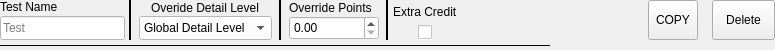
<?xml version="1.0" encoding="UTF-8"?>
<ui version="4.0">
 <class>TopRow</class>
 <widget class="QWidget" name="TopRow">
  <property name="geometry">
   <rect>
    <x>0</x>
    <y>0</y>
    <width>775</width>
    <height>50</height>
   </rect>
  </property>
  <property name="sizePolicy">
   <sizepolicy hsizetype="Preferred" vsizetype="Preferred">
    <horstretch>0</horstretch>
    <verstretch>0</verstretch>
   </sizepolicy>
  </property>
  <property name="minimumSize">
   <size>
    <width>650</width>
    <height>30</height>
   </size>
  </property>
  <property name="maximumSize">
   <size>
    <width>5000</width>
    <height>50</height>
   </size>
  </property>
  <property name="styleSheet">
   <string notr="true"/>
  </property>
  <layout class="QGridLayout" name="gridLayout">
   <property name="leftMargin">
    <number>0</number>
   </property>
   <property name="topMargin">
    <number>0</number>
   </property>
   <property name="rightMargin">
    <number>0</number>
   </property>
   <property name="bottomMargin">
    <number>0</number>
   </property>
   <property name="spacing">
    <number>0</number>
   </property>
   <item row="0" column="0">
    <layout class="QHBoxLayout" name="horizontalLayout">
     <property name="spacing">
      <number>4</number>
     </property>
     <item>
      <layout class="QVBoxLayout" name="verticalLayout_2">
       <property name="spacing">
        <number>2</number>
       </property>
       <item alignment="Qt::AlignLeft">
        <widget class="QLabel" name="label_2">
         <property name="text">
          <string>Test Name</string>
         </property>
        </widget>
       </item>
       <item>
        <widget class="QLineEdit" name="TestName">
         <property name="sizePolicy">
          <sizepolicy hsizetype="Minimum" vsizetype="Preferred">
           <horstretch>0</horstretch>
           <verstretch>0</verstretch>
          </sizepolicy>
         </property>
         <property name="minimumSize">
          <size>
           <width>125</width>
           <height>24</height>
          </size>
         </property>
         <property name="maximumSize">
          <size>
           <width>125</width>
           <height>24</height>
          </size>
         </property>
         <property name="styleSheet">
          <string notr="true">background-color: rgb(255, 255, 255);
color: rgb(0, 0, 0);</string>
         </property>
         <property name="placeholderText">
          <string>Test</string>
         </property>
        </widget>
       </item>
      </layout>
     </item>
     <item>
      <widget class="Line" name="line">
       <property name="frameShadow">
        <enum>QFrame::Plain</enum>
       </property>
       <property name="lineWidth">
        <number>2</number>
       </property>
       <property name="orientation">
        <enum>Qt::Vertical</enum>
       </property>
      </widget>
     </item>
     <item>
      <layout class="QVBoxLayout" name="verticalLayout_3">
       <property name="spacing">
        <number>0</number>
       </property>
       <property name="leftMargin">
        <number>3</number>
       </property>
       <property name="rightMargin">
        <number>3</number>
       </property>
       <item alignment="Qt::AlignHCenter">
        <widget class="QLabel" name="label">
         <property name="maximumSize">
          <size>
           <width>16777215</width>
           <height>16777215</height>
          </size>
         </property>
         <property name="text">
          <string>Overide Detail Level</string>
         </property>
        </widget>
       </item>
       <item>
        <widget class="QComboBox" name="ShowLevel">
         <property name="sizePolicy">
          <sizepolicy hsizetype="Preferred" vsizetype="Fixed">
           <horstretch>0</horstretch>
           <verstretch>0</verstretch>
          </sizepolicy>
         </property>
         <property name="minimumSize">
          <size>
           <width>125</width>
           <height>24</height>
          </size>
         </property>
         <property name="maximumSize">
          <size>
           <width>16777215</width>
           <height>24</height>
          </size>
         </property>
         <property name="styleSheet">
          <string notr="true">background-color: rgb(255, 255, 255);
selection-background-color: rgb(232, 232, 232);
selection-color: rgb(118, 0, 1);</string>
         </property>
         <item>
          <property name="text">
           <string>Global Detail Level</string>
          </property>
         </item>
         <item>
          <property name="text">
           <string>Show Only Output</string>
          </property>
         </item>
         <item>
          <property name="text">
           <string>Show Full Details</string>
          </property>
         </item>
        </widget>
       </item>
      </layout>
     </item>
     <item>
      <widget class="Line" name="line_2">
       <property name="frameShadow">
        <enum>QFrame::Plain</enum>
       </property>
       <property name="lineWidth">
        <number>2</number>
       </property>
       <property name="orientation">
        <enum>Qt::Vertical</enum>
       </property>
      </widget>
     </item>
     <item>
      <layout class="QVBoxLayout" name="verticalLayout_5">
       <property name="spacing">
        <number>0</number>
       </property>
       <property name="leftMargin">
        <number>3</number>
       </property>
       <property name="rightMargin">
        <number>3</number>
       </property>
       <item>
        <widget class="QLabel" name="label_6">
         <property name="maximumSize">
          <size>
           <width>16777215</width>
           <height>16777215</height>
          </size>
         </property>
         <property name="text">
          <string>Override Points</string>
         </property>
        </widget>
       </item>
       <item>
        <widget class="QDoubleSpinBox" name="MaxPoints">
         <property name="minimumSize">
          <size>
           <width>90</width>
           <height>24</height>
          </size>
         </property>
         <property name="maximumSize">
          <size>
           <width>16777215</width>
           <height>24</height>
          </size>
         </property>
         <property name="styleSheet">
          <string notr="true">background-color: rgb(255, 255, 255);</string>
         </property>
         <property name="prefix">
          <string/>
         </property>
         <property name="suffix">
          <string/>
         </property>
        </widget>
       </item>
      </layout>
     </item>
     <item>
      <widget class="Line" name="line_3">
       <property name="frameShadow">
        <enum>QFrame::Plain</enum>
       </property>
       <property name="lineWidth">
        <number>2</number>
       </property>
       <property name="orientation">
        <enum>Qt::Vertical</enum>
       </property>
      </widget>
     </item>
     <item>
      <layout class="QVBoxLayout" name="verticalLayout_4">
       <property name="spacing">
        <number>2</number>
       </property>
       <item alignment="Qt::AlignHCenter">
        <widget class="QLabel" name="label_3">
         <property name="maximumSize">
          <size>
           <width>16777215</width>
           <height>16777215</height>
          </size>
         </property>
         <property name="text">
          <string>Extra Credit</string>
         </property>
        </widget>
       </item>
       <item alignment="Qt::AlignHCenter">
        <widget class="QCheckBox" name="ExtraCredit">
         <property name="sizePolicy">
          <sizepolicy hsizetype="Fixed" vsizetype="Fixed">
           <horstretch>0</horstretch>
           <verstretch>0</verstretch>
          </sizepolicy>
         </property>
         <property name="minimumSize">
          <size>
           <width>0</width>
           <height>0</height>
          </size>
         </property>
         <property name="maximumSize">
          <size>
           <width>16777215</width>
           <height>16777215</height>
          </size>
         </property>
         <property name="styleSheet">
          <string notr="true">background-color: rgb(255, 255, 255);</string>
         </property>
         <property name="text">
          <string/>
         </property>
         <property name="checked">
          <bool>false</bool>
         </property>
        </widget>
       </item>
      </layout>
     </item>
     <item>
      <spacer name="horizontalSpacer">
       <property name="orientation">
        <enum>Qt::Horizontal</enum>
       </property>
       <property name="sizeHint" stdset="0">
        <size>
         <width>50</width>
         <height>20</height>
        </size>
       </property>
      </spacer>
     </item>
     <item>
      <widget class="QToolButton" name="CopyButton">
       <property name="sizePolicy">
        <sizepolicy hsizetype="Preferred" vsizetype="Preferred">
         <horstretch>0</horstretch>
         <verstretch>0</verstretch>
        </sizepolicy>
       </property>
       <property name="minimumSize">
        <size>
         <width>50</width>
         <height>0</height>
        </size>
       </property>
       <property name="text">
        <string>COPY</string>
       </property>
       <property name="icon">
        <iconset>
         <normaloff>Icons/add2.png</normaloff>Icons/add2.png</iconset>
       </property>
       <property name="iconSize">
        <size>
         <width>30</width>
         <height>30</height>
        </size>
       </property>
       <property name="shortcut">
        <string>Ctrl+S</string>
       </property>
       <property name="popupMode">
        <enum>QToolButton::InstantPopup</enum>
       </property>
       <property name="toolButtonStyle">
        <enum>Qt::ToolButtonIconOnly</enum>
       </property>
      </widget>
     </item>
     <item>
      <spacer name="horizontalSpacer_2">
       <property name="orientation">
        <enum>Qt::Horizontal</enum>
       </property>
       <property name="sizeType">
        <enum>QSizePolicy::Fixed</enum>
       </property>
       <property name="sizeHint" stdset="0">
        <size>
         <width>10</width>
         <height>20</height>
        </size>
       </property>
      </spacer>
     </item>
     <item>
      <widget class="QPushButton" name="DeleteButton">
       <property name="sizePolicy">
        <sizepolicy hsizetype="Minimum" vsizetype="Preferred">
         <horstretch>0</horstretch>
         <verstretch>0</verstretch>
        </sizepolicy>
       </property>
       <property name="maximumSize">
        <size>
         <width>63</width>
         <height>16777215</height>
        </size>
       </property>
       <property name="text">
        <string>Delete</string>
       </property>
      </widget>
     </item>
    </layout>
   </item>
   <item row="1" column="0">
    <widget class="Line" name="line_4">
     <property name="minimumSize">
      <size>
       <width>0</width>
       <height>8</height>
      </size>
     </property>
     <property name="maximumSize">
      <size>
       <width>550</width>
       <height>40</height>
      </size>
     </property>
     <property name="styleSheet">
      <string notr="true"/>
     </property>
     <property name="frameShadow">
      <enum>QFrame::Plain</enum>
     </property>
     <property name="lineWidth">
      <number>1</number>
     </property>
     <property name="orientation">
      <enum>Qt::Horizontal</enum>
     </property>
    </widget>
   </item>
  </layout>
 </widget>
 <resources/>
 <connections/>
</ui>
